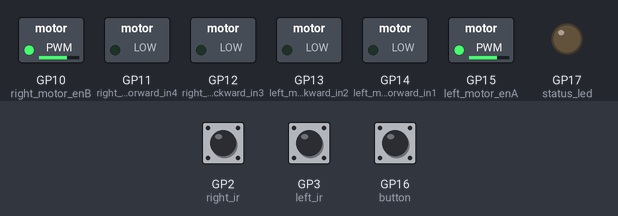
The program below on a simulated Raspberry Pi Pico running MicroPython. Parts: switched loads named in the program (green lamp = pin HIGH), output pins drawn as LEDs (lit = HIGH). The inputs (shaded band) are chosen by the test bench; at power-on: GP16 (button) LOW, GP2 (right_ir) LOW, GP3 (left_ir) LOW. What the program prints to the serial console is not drawn.

Above: at 1.2 s.
1.3 s: GP16 (button) pulled HIGH for 0.15 s
At 2.5 s:
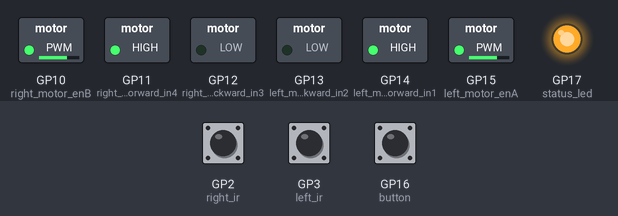
2.9 s: GP2 (right_ir) pulled HIGH for 0.15 s
At 2.97 s:
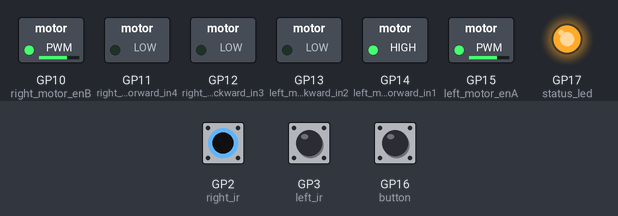
4.5 s: GP3 (left_ir) pulled HIGH for 0.15 s
At 4.57 s:
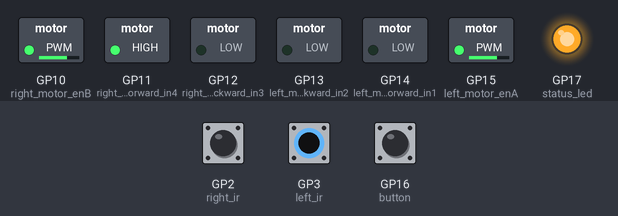
6.1 s: GP16 (button) pulled HIGH for 1 s
At 6.4 s:
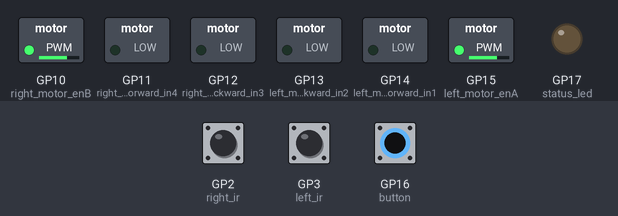
8.6 s: GP16 (button) pulled HIGH for 3.2 s
At 9.6 s:
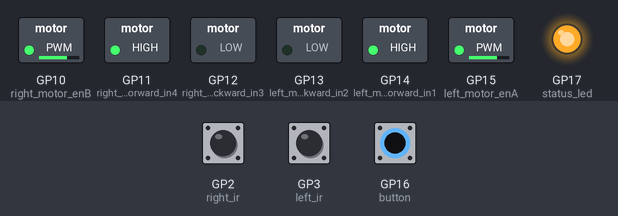
13.3 s: GP2 (right_ir) pulled HIGH for 3.2 s
At 14.3 s:
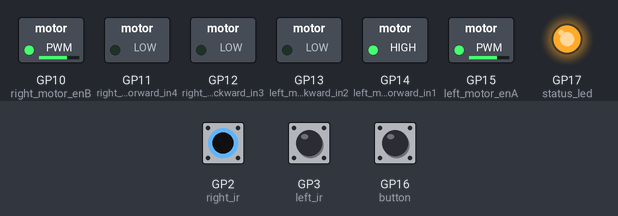
Timing chart, 0 to 18.0 s (numbered marks = the images above; inputs shaded):
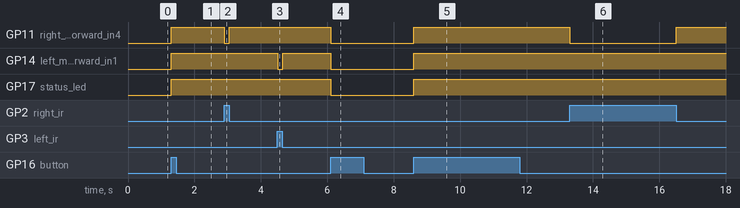

Measured:
- after the input at 1.3 s, GP11 (right_motor_forward_in4), GP14 (left_motor_forward_in1), GP17 (status_led): LOW → HIGH at once
- after the input at 2.9 s, GP11 (right_motor_forward_in4): HIGH → LOW at once, → HIGH 0.15 s later
- after the input at 4.5 s, GP14 (left_motor_forward_in1): HIGH → LOW at once, → HIGH 0.15 s later
- after the input at 6.1 s, GP11 (right_motor_forward_in4), GP14 (left_motor_forward_in1), GP17 (status_led): HIGH → LOW at once
- after the input at 8.6 s, GP11 (right_motor_forward_in4), GP14 (left_motor_forward_in1), GP17 (status_led): LOW → HIGH at once
- after the input at 13.3 s, GP11 (right_motor_forward_in4): HIGH → LOW at once, → HIGH 3.2 s later

The program:

line_following_robot_pico_v2.py
```python
from machine import Pin,PWM #importing PIN and PWM
import time #importing time
import utime


status_led=Pin(17,Pin.OUT)

# Defining motor pins on the L298N
left_motor_enA=PWM(Pin(15))    #right wheel PWM - Defining enable pins and PWM object
left_motor_forward_in1=Pin(14,Pin.OUT) #right wheel forward (clockwise)
left_motor_backward_in2=Pin(13,Pin.OUT) #right wheel backward (anti-clockwise)

right_motor_backward_in3=Pin(12,Pin.OUT) #left wheel forward (clockwise)
right_motor_forward_in4=Pin(11,Pin.OUT) #left wheel backward (anti-clockwise)
right_motor_enB=PWM(Pin(10))    #left wheel PWM - Defining enable pins and PWM object

# Defining  right and left IR digital pins as input
right_ir = Pin(2, Pin.IN)
left_ir = Pin(3, Pin.IN)

# Defining frequency for enable pins
left_motor_enA.freq(1000)
right_motor_enB.freq(1000)

# Setting maximum duty cycle for maximum speed
left_motor_enA.duty_u16(45535)
right_motor_enB.duty_u16(45535)

# Forward
def move_forward():
    left_motor_forward_in1.on()    #left wheel forward
    left_motor_backward_in2.off()  #left wheel backward
    right_motor_backward_in3.off() #right wheel backward
    right_motor_forward_in4.on()   #right wheel forward

# Backward
def move_backward():
    left_motor_forward_in1.off()  #left wheel forward
    left_motor_backward_in2.on()  #left wheel backward
    right_motor_backward_in3.on() #right wheel backward
    right_motor_forward_in4.off() #right wheel forward

#Turn Right
def turn_right():
    left_motor_forward_in1.on()    #left wheel forward
    left_motor_backward_in2.off()  #left wheel backward
    right_motor_backward_in3.off() #right wheel backward
    right_motor_forward_in4.off()  #right wheel forward

#Turn Left
def turn_left():

    left_motor_forward_in1.off()   #left wheel forward
    left_motor_backward_in2.off()  #left wheel backward
    right_motor_backward_in3.off() #right wheel backward
    right_motor_forward_in4.on()   #right wheel forward


#Stop
def stop():
    left_motor_forward_in1.off()   #left wheel forward
    left_motor_backward_in2.off()  #left wheel backward
    right_motor_backward_in3.off() #right wheel backward
    right_motor_forward_in4.off()  #right wheel forward

def move(pin):
    if status_led.value() == 0:
        status_led.value(1)
    elif status_led.value() == 1:
        status_led.value(0)


button =  Pin(16, Pin.IN, Pin.PULL_DOWN)
button.irq(trigger=Pin.IRQ_RISING , handler=move)

status_led.off()

while True:
    if status_led.value() == 1:
        right_val=right_ir.value() #Getting right IR value(0 or 1)
        left_val=left_ir.value() #Getting left IR value(0 or 1)

        print('Right:',str(right_val)+"- Left:"+str(left_val))

        # Controlling robot direction based on IR value
        if right_val==0 and left_val==0:
            move_forward()
        elif right_val==1 and left_val==0:
            turn_right()
        elif right_val==0 and left_val==1:
            turn_left()
        elif right_val == 0 and left_val == 0:
            stop()


    else:
        stop()
        status_led.off()
    utime.sleep(0.005)
```
